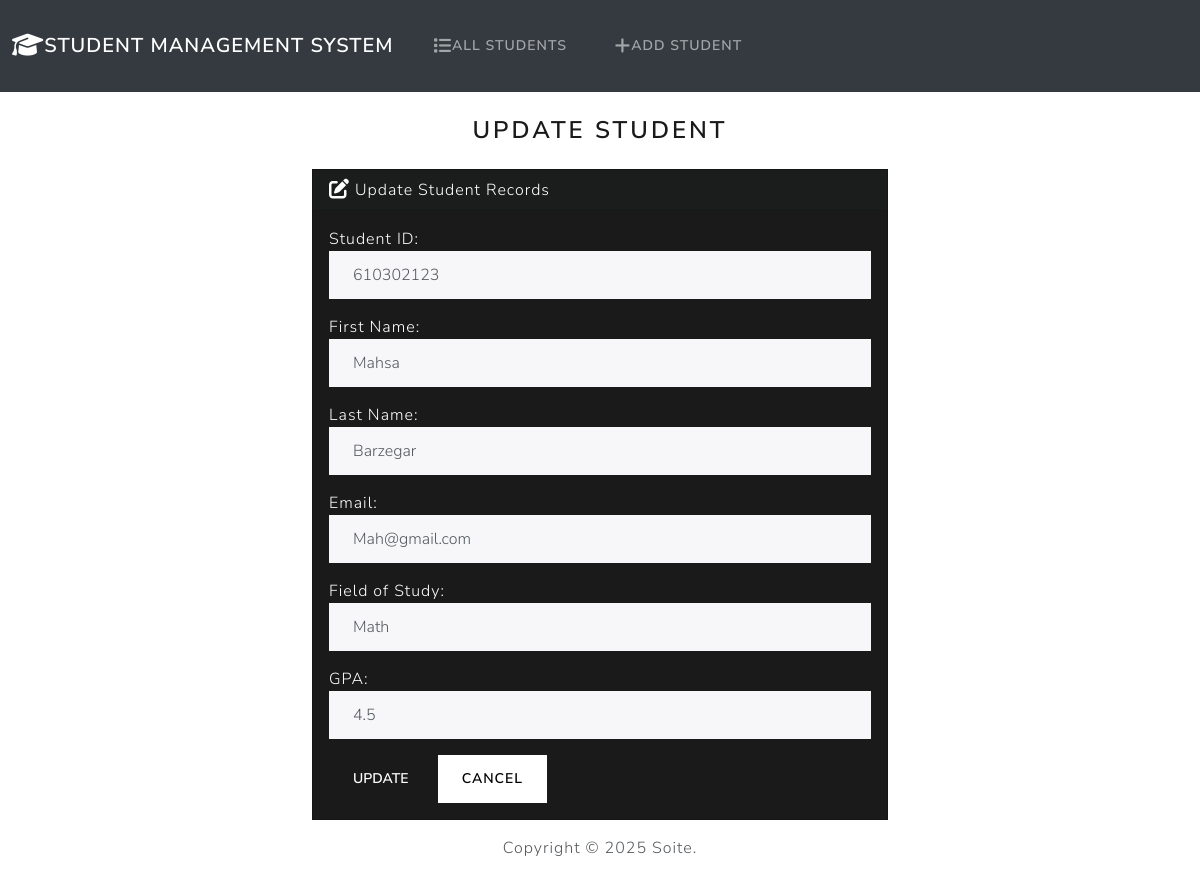
Page /edit/2/ on the committed database.
### Students/models.py (models this page shows, shortened)
class Student(models.Model):
    student_id = models.PositiveIntegerField()
    first_name = models.CharField(max_length=50)
    last_name = models.CharField(max_length=50)
    email = models.EmailField(max_length=100)
    field_of_study = models.CharField(max_length=50)
    gpa = models.FloatField()

### Students/views.py (the view)
# urls.py: path('edit/<int:id>/', views.edit_student, name='edit'),
def edit_student(request, id):
   if request.method == "POST":
      student = Student.objects.get(id=id)
      form = StudentForm(request.POST, instance=student)
      if form.is_valid():
         form.save()
         return render(request,'students/edit.html', {
            'form':form,
            'success': True,
         })
   else:
      student = Student.objects.get(id=id)
      form = StudentForm(instance=student)
      return render(request,'students/edit.html', {
         'form':form,
      })

### Students/forms.py
class StudentForm(forms.ModelForm):
    class Meta:
        model = Student
        fields = ['student_id','first_name','last_name','email', 'field_of_study', 'gpa']
        labels = {
            'student_id': 'Student ID',
            'first_name': 'First Name',
            'last_name': 'Last Name',
            'email': 'Email',
            'field_of_study': 'Field of Study',
            'gpa': 'GPA',
        }
        widgets = {
            'student_id': forms.NumberInput(attrs={'class':'form-control'}),
            'first_name': forms.TextInput(attrs={'class':'form-control'}),
            'last_name': forms.TextInput(attrs={'class':'form-control'}),
            'email': forms.TextInput(attrs={'class':'form-control'}),
            'field_of_study': forms.TextInput(attrs={'class':'form-control'}),
            'gpa': forms.NumberInput(attrs={'class':'form-control'}),
        }

### Students/Templates/students/edit.html (shortened to what this page needs)
{% extends "students/base.html" %}
{% block body %}
    <h3 class="text-center m-4">Update Student </h3>
    {% if success %}
        <div class="alert alert-success" role="alert">
            The new student Updated successfully.
            <a href="{% url 'index' %}" class="alert-link"> Go to Home Page</a>
        </div>
    {% else %}
        <div class="row justify-content-center">
            <div class="col-6">
                <div class="card text-white bg-primary mb-3">
                    <div class="card-header">
                        <i class="fa-solid fa-pen-to-square fa-lg"></i> Update Student Records
                    </div>
                    <div class="card-body">
                        <form action="" method="post">
                            {{ form.as_p }}
                            <button type="submit" class="btn btn-primary">Update</button>
                            <a href="{% url 'index' %}" class = "btn btn-secondary">Cancel</a>
                        </form>
                    </div>
                </div>
            </div>
        </div>
    {% endif %}
{% endblock %}

### rows in the picture
Student: student_id "610302123", first_name "Mahsa", last_name "Barzegar", email "Mah@gmail.com", field_of_study "Math", gpa "4.5"
